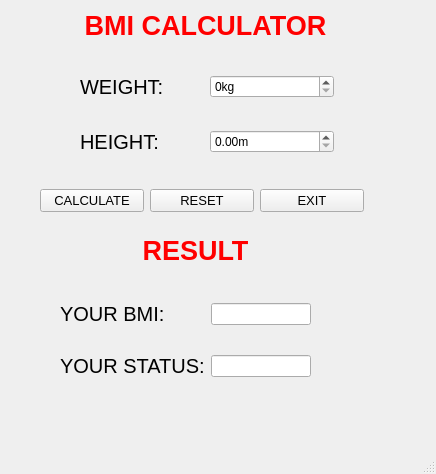
<?xml version="1.0" encoding="UTF-8"?>
<ui version="4.0">
 <class>MainWindow</class>
 <widget class="QMainWindow" name="MainWindow">
  <property name="geometry">
   <rect>
    <x>0</x>
    <y>0</y>
    <width>436</width>
    <height>474</height>
   </rect>
  </property>
  <property name="windowTitle">
   <string>MainWindow</string>
  </property>
  <widget class="QWidget" name="centralwidget">
   <widget class="QLabel" name="label">
    <property name="geometry">
     <rect>
      <x>30</x>
      <y>10</y>
      <width>351</width>
      <height>31</height>
     </rect>
    </property>
    <property name="font">
     <font>
      <pointsize>20</pointsize>
      <weight>75</weight>
      <bold>true</bold>
     </font>
    </property>
    <property name="styleSheet">
     <string notr="true">color: rgb(255, 0, 0);</string>
    </property>
    <property name="text">
     <string>BMI CALCULATOR</string>
    </property>
    <property name="alignment">
     <set>Qt::AlignCenter</set>
    </property>
   </widget>
   <widget class="QWidget" name="gridLayoutWidget">
    <property name="geometry">
     <rect>
      <x>80</x>
      <y>50</y>
      <width>254</width>
      <height>131</height>
     </rect>
    </property>
    <layout class="QGridLayout" name="gridLayout">
     <item row="0" column="1">
      <widget class="QDoubleSpinBox" name="doubleSpinBoxWeight">
       <property name="suffix">
        <string>kg</string>
       </property>
       <property name="decimals">
        <number>0</number>
       </property>
       <property name="maximum">
        <double>1000.000000000000000</double>
       </property>
      </widget>
     </item>
     <item row="1" column="0">
      <widget class="QLabel" name="label_3">
       <property name="font">
        <font>
         <pointsize>15</pointsize>
        </font>
       </property>
       <property name="text">
        <string>HEIGHT:</string>
       </property>
      </widget>
     </item>
     <item row="0" column="0">
      <widget class="QLabel" name="label_2">
       <property name="font">
        <font>
         <pointsize>15</pointsize>
        </font>
       </property>
       <property name="text">
        <string>WEIGHT:</string>
       </property>
      </widget>
     </item>
     <item row="1" column="1">
      <widget class="QDoubleSpinBox" name="doubleSpinBoxHeight">
       <property name="suffix">
        <string>m</string>
       </property>
       <property name="decimals">
        <number>2</number>
       </property>
       <property name="maximum">
        <double>3.000000000000000</double>
       </property>
      </widget>
     </item>
    </layout>
   </widget>
   <widget class="QWidget" name="horizontalLayoutWidget">
    <property name="geometry">
     <rect>
      <x>40</x>
      <y>180</y>
      <width>324</width>
      <height>41</height>
     </rect>
    </property>
    <layout class="QHBoxLayout" name="horizontalLayout">
     <item>
      <widget class="QPushButton" name="pushButtoncal">
       <property name="font">
        <font>
         <pointsize>10</pointsize>
        </font>
       </property>
       <property name="text">
        <string>CALCULATE</string>
       </property>
       <property name="icon">
        <iconset>
         <normaloff>../images/ic_calculate.png</normaloff>../images/ic_calculate.png</iconset>
       </property>
       <property name="iconSize">
        <size>
         <width>20</width>
         <height>20</height>
        </size>
       </property>
      </widget>
     </item>
     <item>
      <widget class="QPushButton" name="pushButtonRe">
       <property name="font">
        <font>
         <pointsize>10</pointsize>
        </font>
       </property>
       <property name="text">
        <string>RESET</string>
       </property>
       <property name="icon">
        <iconset>
         <normaloff>../images/ic_reset.png</normaloff>../images/ic_reset.png</iconset>
       </property>
       <property name="iconSize">
        <size>
         <width>20</width>
         <height>20</height>
        </size>
       </property>
      </widget>
     </item>
     <item>
      <widget class="QPushButton" name="pushButtonEx">
       <property name="font">
        <font>
         <pointsize>10</pointsize>
        </font>
       </property>
       <property name="text">
        <string>EXIT</string>
       </property>
       <property name="icon">
        <iconset>
         <normaloff>../images/ic_exit.png</normaloff>../images/ic_exit.png</iconset>
       </property>
       <property name="iconSize">
        <size>
         <width>20</width>
         <height>20</height>
        </size>
       </property>
      </widget>
     </item>
    </layout>
   </widget>
   <widget class="QLabel" name="label_4">
    <property name="geometry">
     <rect>
      <x>120</x>
      <y>230</y>
      <width>151</width>
      <height>41</height>
     </rect>
    </property>
    <property name="font">
     <font>
      <pointsize>20</pointsize>
      <weight>75</weight>
      <bold>true</bold>
     </font>
    </property>
    <property name="styleSheet">
     <string notr="true">color: rgb(255, 0, 0);</string>
    </property>
    <property name="text">
     <string>RESULT</string>
    </property>
    <property name="alignment">
     <set>Qt::AlignCenter</set>
    </property>
   </widget>
   <widget class="QWidget" name="gridLayoutWidget_2">
    <property name="geometry">
     <rect>
      <x>60</x>
      <y>280</y>
      <width>251</width>
      <height>121</height>
     </rect>
    </property>
    <layout class="QGridLayout" name="gridLayout_2">
     <item row="1" column="0">
      <widget class="QLabel" name="label_6">
       <property name="font">
        <font>
         <pointsize>15</pointsize>
        </font>
       </property>
       <property name="text">
        <string>YOUR STATUS:</string>
       </property>
      </widget>
     </item>
     <item row="0" column="1">
      <widget class="QLineEdit" name="lineEditBMI">
       <property name="enabled">
        <bool>true</bool>
       </property>
       <property name="readOnly">
        <bool>true</bool>
       </property>
      </widget>
     </item>
     <item row="1" column="1">
      <widget class="QLineEdit" name="lineEditStatus">
       <property name="readOnly">
        <bool>true</bool>
       </property>
      </widget>
     </item>
     <item row="0" column="0">
      <widget class="QLabel" name="label_5">
       <property name="font">
        <font>
         <pointsize>15</pointsize>
        </font>
       </property>
       <property name="text">
        <string>YOUR BMI:</string>
       </property>
      </widget>
     </item>
    </layout>
   </widget>
  </widget>
  <widget class="QMenuBar" name="menubar">
   <property name="geometry">
    <rect>
     <x>0</x>
     <y>0</y>
     <width>436</width>
     <height>26</height>
    </rect>
   </property>
  </widget>
  <widget class="QStatusBar" name="statusbar"/>
 </widget>
 <resources/>
 <connections>
  <connection>
   <sender>pushButtonEx</sender>
   <signal>clicked()</signal>
   <receiver>MainWindow</receiver>
   <slot>close()</slot>
   <hints>
    <hint type="sourcelabel">
     <x>275</x>
     <y>217</y>
    </hint>
    <hint type="destinationlabel">
     <x>192</x>
     <y>212</y>
    </hint>
   </hints>
  </connection>
 </connections>
</ui>
